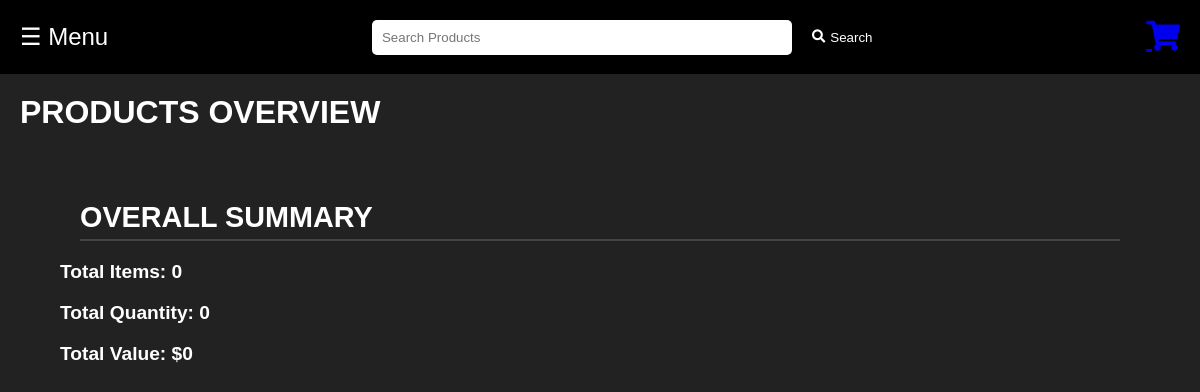
Page /products/overview/ (signed in) on the earlier database version.
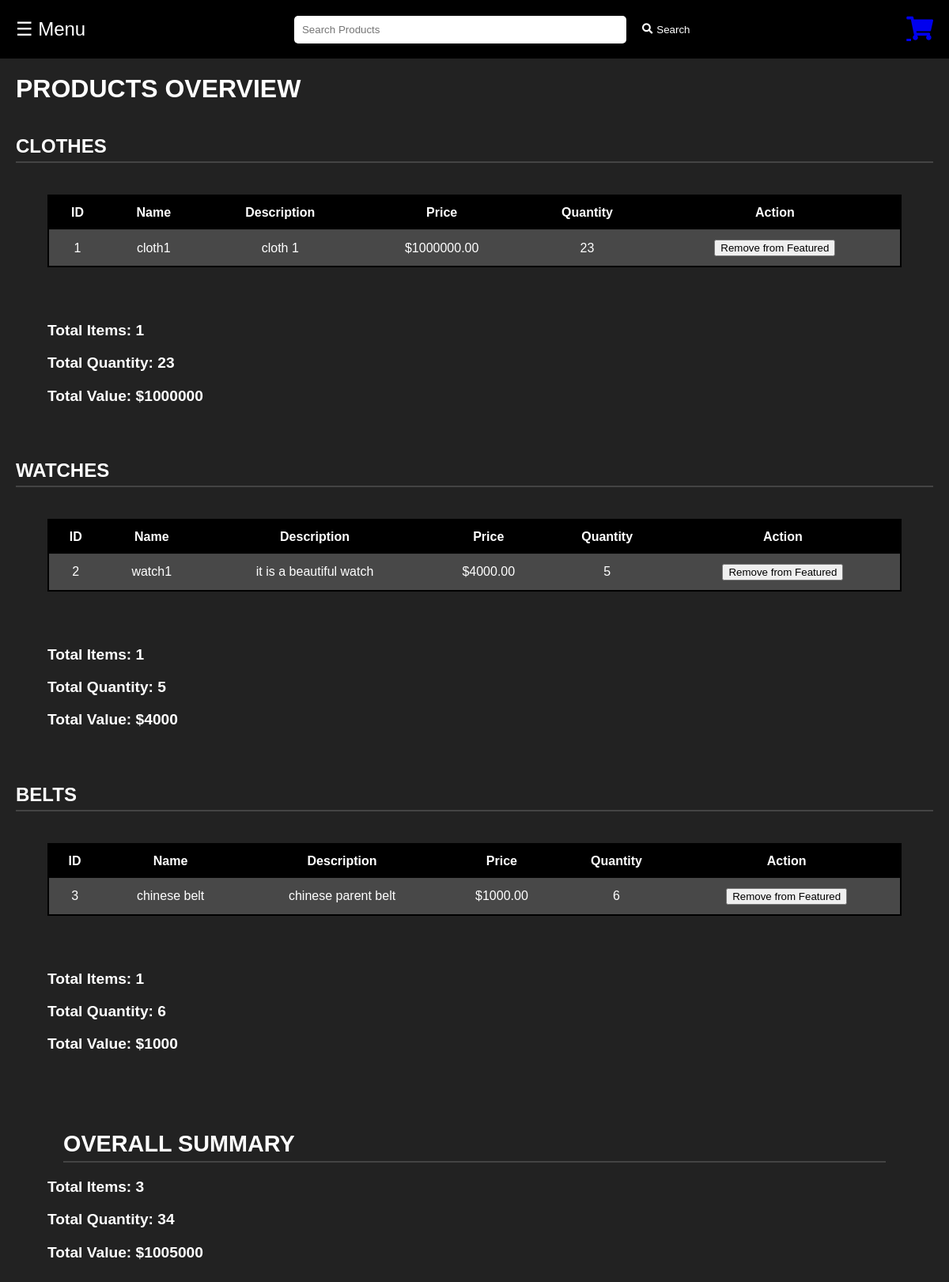
Same page on the later database version.
### keychain_app/models.py (models this page shows, shortened)
class Category(models.Model):
    name = models.CharField(max_length=100)
    url_name = models.SlugField(unique=True, default='none')  # Specify a default value
    description = models.TextField(blank=True)

class Product(models.Model):
    name = models.CharField(max_length=100)
    description = models.TextField()
    price = models.DecimalField(max_digits=10, decimal_places=2)
    quantity = models.PositiveIntegerField()
    image = models.ImageField(upload_to='products/')
    is_featured = models.BooleanField(default=False)
    category = models.ForeignKey(Category, related_name='products', on_delete=models.CASCADE)

### keychain_app/views.py (the view, shortened to what this page needs)
# urls.py: path('products/overview/', views.products_overview, name='products_overview'),
@staff_member_required
def products_overview(request):
    search_query = request.GET.get('search', '')
    categories = Category.objects.all()
    products = Product.objects.all()
    if search_query:
        products = products.filter(name__icontains=search_query)
    category_data = []
    for category in categories:
        category_products = category.products.all()
        category_quantity = category_products.aggregate(total_quantity=Sum('quantity'))['total_quantity'] or 0
        category_price = category_products.aggregate(total_price=Sum('price'))['total_price'] or 0
        category_data.append({
            'category': category,
            'products': category_products,
            'total_quantity': category_quantity,
            'total_price': category_price,
        })
    total_items = products.count()
    total_quantity = products.aggregate(Sum('quantity'))['quantity__sum'] or 0
    total_price_sum = products.aggregate(Sum('price'))['price__sum'] or 0
    return render(request, 'products_overview.html', {
        'categories': category_data,
        'total_items': total_items,
        'total_quantity': total_quantity,
        'total_price_sum': total_price_sum,
        'search_query': search_query,
    })

### keychain_app/templates/products_overview.html (shortened to what this page needs)
<!DOCTYPE html>
<html lang="en">
<head>
    <link rel="stylesheet" href="https://cdnjs.cloudflare.com/ajax/libs/font-awesome/5.15.2/css/all.min.css" />
</head>
<body>
    <div id="navbar">
        <div id="menu-icon">&#9776; Menu</div>
        <form method="get" action="{% url 'products_overview' %}" id="search-bar-container">
            <input type="text" name="search" placeholder="Search Products" id="search-bar">
            <button type="submit" id="search-button"><i class="fas fa-search"></i> Search</button>
        </form>
        <div id="cart-button">
            <a href="{% url 'view_cart' %}" class="fas fa-shopping-cart"></a>
        </div>
    </div>
    <h1>Products Overview</h1>
{% for data in categories %}
    <h2>{{ data.category.name }}</h2>
    <table>
        <tr>
            <th>ID</th>
            <th>Name</th>
            <th>Description</th>
            <th>Price</th>
            <th>Quantity</th>
            <th>Action</th>
        </tr>
        {% for product in data.products %}
        <tr>
            <td>{{ product.id }}</td>
            <td>{{ product.name }}</td>
            <td>{{ product.description }}</td>
            <td>${{ product.price }}</td>
            <td>{{ product.quantity }}</td>
            <td>
                <form method="post">
                    {% if product.is_featured %}
                    <button type="submit" name="action" value="remove">Remove from Featured</button>
                    {% else %}
                    <button type="submit" name="action" value="feature">Add to Featured</button>
                    {% endif %}
                </form>
            </td>
        </tr>
        {% endfor %}
    </table>
    <div class="summary">
        <p>Total Items: {{ data.products.count }}</p>
        <p>Total Quantity: {{ data.total_quantity }}</p>
        <p>Total Value: ${{ data.total_price }}</p>
    </div>
{% endfor %}
<div class="summary overall-summary">
    <h2>Overall Summary</h2>
    <p>Total Items: {{ total_items }}</p>
    <p>Total Quantity: {{ total_quantity }}</p>
    <p>Total Value: ${{ total_price_sum }}</p>
</div>
</body>
</html>

### keychain_app/templates/products_overview.html (style rules this page uses)
html, body { overflow-x: hidden; margin: 0; padding: 0; font-family: "Arial", sans-serif; background-color: #222; color: #fff; display: flex; flex-direction: column; min-height: 100vh; }
#navbar { background-color: #000; padding: 10px; display: flex; justify-content: space-between; align-items: center; position: relative; }
#menu-icon, #cart-button { font-size: 28px; cursor: pointer; padding: 10px; }
#menu-icon { font-size: 24px; }
#cart-button { font-size: 30px; }
#search-bar-container { display: flex; align-items: center; flex: 1; justify-content: center; margin: 0 10px; }
#search-bar { margin: 0; padding: 10px; border: none; border-radius: 5px; width: 100%; max-width: 400px; }
#search-button { cursor: pointer; padding: 10px; border: none; background-color: #000; color: #fff; border-radius: 5px; display: flex; align-items: center; margin-left: 10px; }
#search-button i { margin-right: 5px; }
h1, h2 { text-align: left; margin: 20px; text-transform: uppercase; }
h1 { font-size: 2em; }
h2 { font-size: 1.5em; border-bottom: 2px solid #444; padding-bottom: 5px; }
table { width: 90%; margin: 20px auto; border-collapse: collapse; border: 2px solid #000; background-color: #333; color: #fff; }
th, td { padding: 12px; border-bottom: 1px solid #444; text-align: center; }
th { background-color: #000; color: #fff; }
tbody tr:nth-child(even) { background-color: rgba(255, 255, 255, 0.1); }
.summary { text-align: left; font-size: 1.2em; font-weight: bold; margin: 30px auto; width: 90%; }

Differences in the rows shown:
added Category: category.name "CLOTHES", products.count "1", total_quantity "23", total_price "1000000"
added Product: id "1", name "cloth1", description "cloth 1", price "1000000.00", quantity "23", is_featured "Remove from Featured", shown under "CLOTHES"
added Category: category.name "WATCHES", products.count "1", total_quantity "5", total_price "4000"
added Product: id "2", name "watch1", description "it is a beautiful watch", price "4000.00", quantity "5", is_featured "Remove from Featured", shown under "WATCHES"
added Category: category.name "BELTS", products.count "1", total_quantity "6", total_price "1000"
added Product: id "3", name "chinese belt", description "chinese parent belt", price "1000.00", quantity "6", is_featured "Remove from Featured", shown under "BELTS"
Other differences:
{{ total_items }}: "0" → "3"
{{ total_quantity }}: "0" → "34"
{{ total_price_sum }}: "0" → "1005000"
